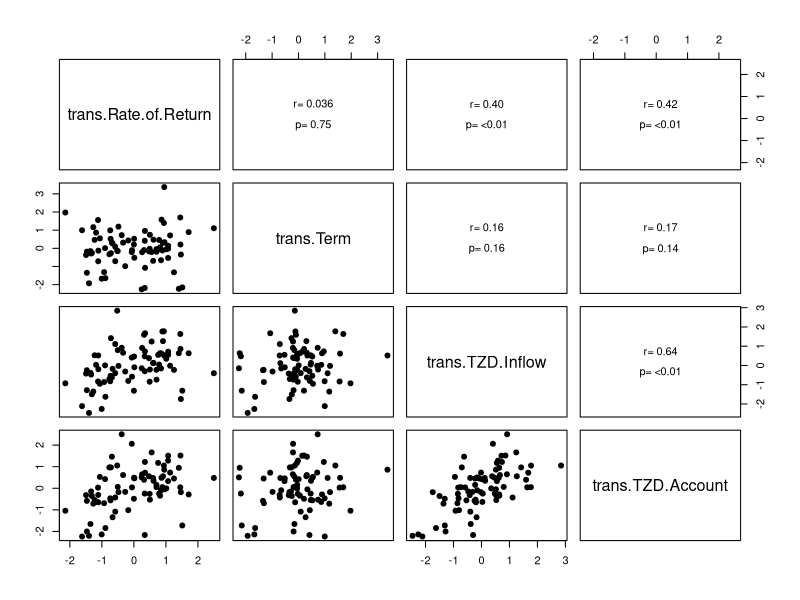
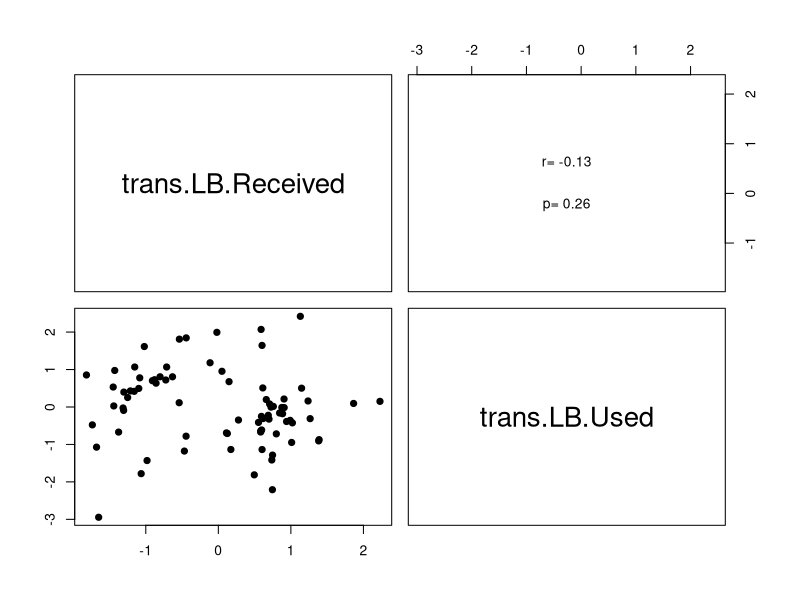
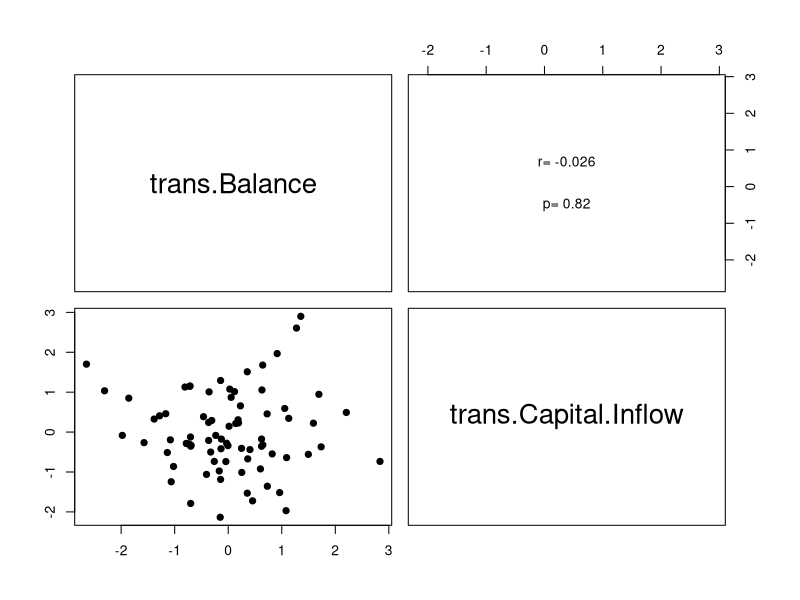
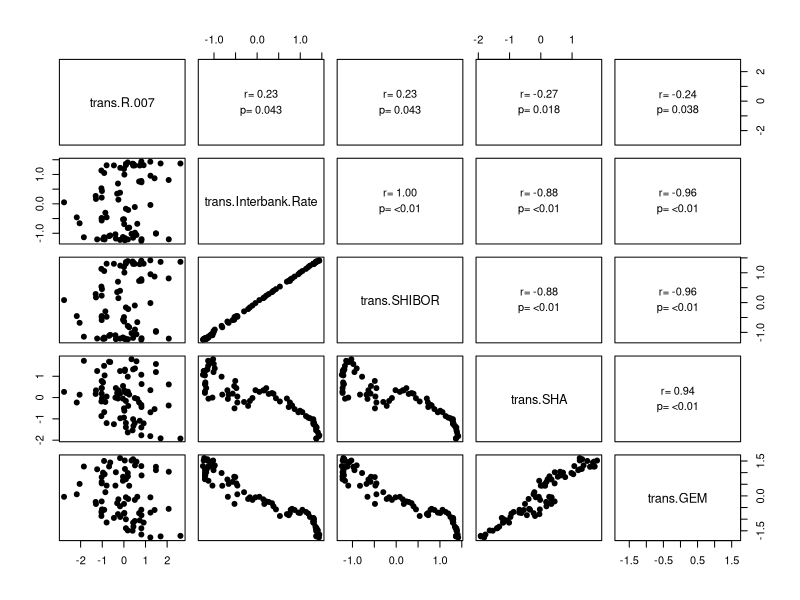
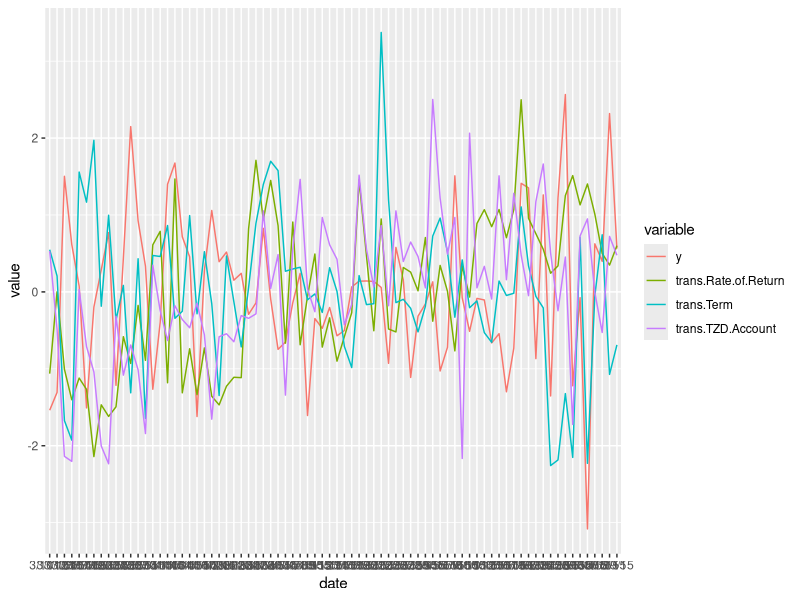
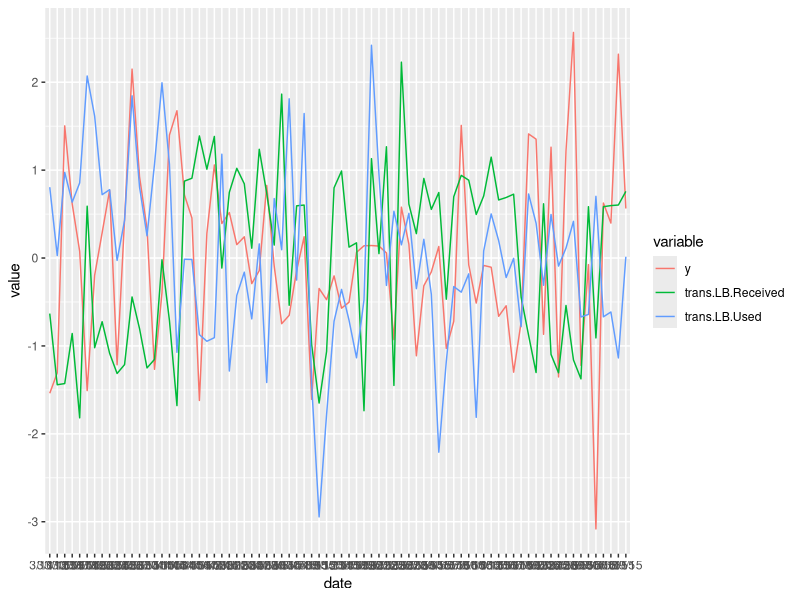
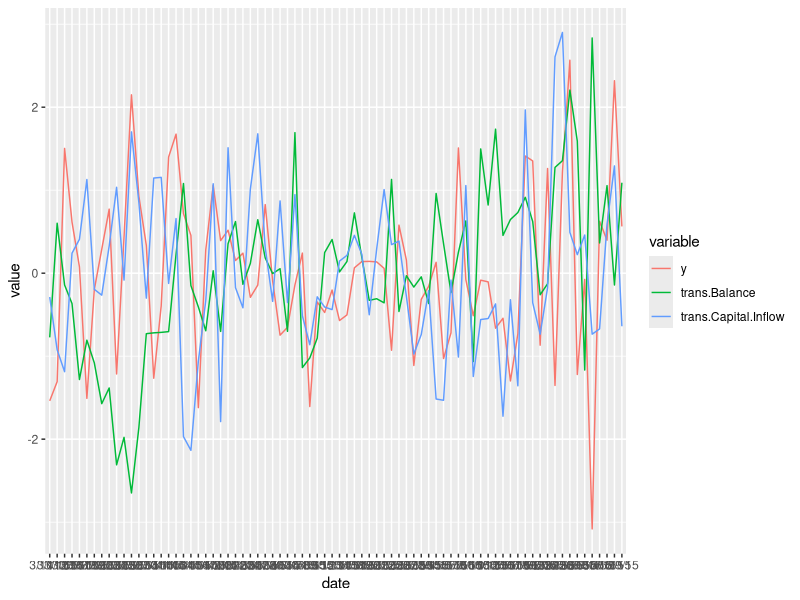
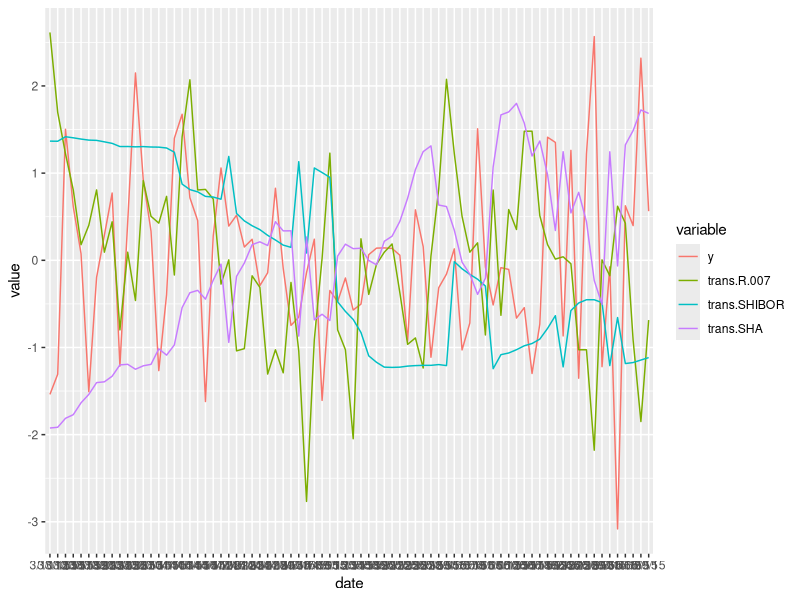

Write R code to recreate these figures, in order.
## ---- chunk 1
setwd("/Users/ewenwang/Dropbox/Data Science/DMAIC/Case Study/3-Analyze")

require(dplyr)

df = data.frame(read.csv("data.csv", header = T)[-c(1:4),-c(2:3)])
## ---- chunk 2
require(caret)

date = df[,1]
trans = preProcess(df[,-1], c("BoxCox", "center", "scale"))
predictorsTrans = data.frame(trans = predict(trans, df[,-1]))

X = predictorsTrans[,-1]
y = predictorsTrans[,1]
trans.df = data.frame(data = df[,1], y, X)
## ---- chunk 3
X.product = X[, c(1, 2, 5, 6)]
X.promotion = X[, c(7, 8)]
X.platform = X[, c(3, 4)]
X.market = X[, c(9, 10, 11, 12, 13)]
## ---- chunk 4
panel.cor <- function(x, y, digits = 2, cex.cor, ...) {
  usr <- par("usr")
  on.exit(par(usr))
  par(usr = c(0, 1, 0, 1))
  # correlation coefficient
  r <- cor(x, y)
  txt <- format(c(r, 0.123456789), digits = digits)[1]
  txt <- paste("r= ", txt, sep = "")
  text(0.5, 0.6, txt)
  # p-value calculation
  p <- cor.test(x, y)$p.value
  txt2 <- format(c(p, 0.123456789), digits = digits)[1]
  txt2 <- paste("p= ", txt2, sep = "")
  if (p < 0.01) 
    txt2 <- paste("p= ", "<0.01", sep = "")
  text(0.5, 0.4, txt2)
}

pairs(X.product, pch = 19, upper.panel = panel.cor)
pairs(X.promotion, pch = 19, upper.panel = panel.cor)
pairs(X.platform, pch = 19, upper.panel = panel.cor)
pairs(X.market, pch = 19, upper.panel = panel.cor)
## ---- chunk 5
X.product = X[, c(1, 2, 6)]
X.market = X[, c(9, 11, 12)]
## ---- chunk 6
require(ggplot2)
require(reshape2)

df.product = data.frame(date, y, X.product)
meltdf <- melt(df.product, "date")
ggplot(meltdf,aes(x=date,y=value,colour=variable,group=variable)) +
  geom_line()

df.promotion = data.frame(date, y, X.promotion)
meltdf <- melt(df.promotion, "date")
ggplot(meltdf,aes(x=date,y=value,colour=variable,group=variable)) +
  geom_line()

df.platform = data.frame(date, y, X.platform)
meltdf <- melt(df.platform , "date")
ggplot(meltdf,aes(x=date,y=value,colour=variable,group=variable)) +
  geom_line()

df.market = data.frame(date, y, X.market)
meltdf <- melt(df.market, "date")
ggplot(meltdf,aes(x=date,y=value,colour=variable,group=variable)) +
  geom_line()
## ---- chunk 7
require(gridExtra)
require(ggplot2)

p1 <- ggplot(X, aes(x = X$trans.Rate.of.Return))+
  geom_density()
p2 <- ggplot(X, aes(x = X$trans.Term))+
  geom_density()
p3 <- ggplot(X, aes(x = X$trans.TZD.Account))+
  geom_density()

p4 <- ggplot(X, aes(x = X$trans.Balance))+
  geom_density()
p5 <- ggplot(X, aes(x = X$trans.Capital.Inflow))+
  geom_density()

p6 <- ggplot(X, aes(x = X$trans.LB.Received))+
  geom_density()
p7 <- ggplot(X, aes(x = X$trans.LB.Used))+
  geom_density()

p8 <- ggplot(X, aes(x = X$trans.R.007))+
  geom_density()

grid.arrange(p1, p2, p3, p4,
             p5, p6, p7, p8, ncol=4)
